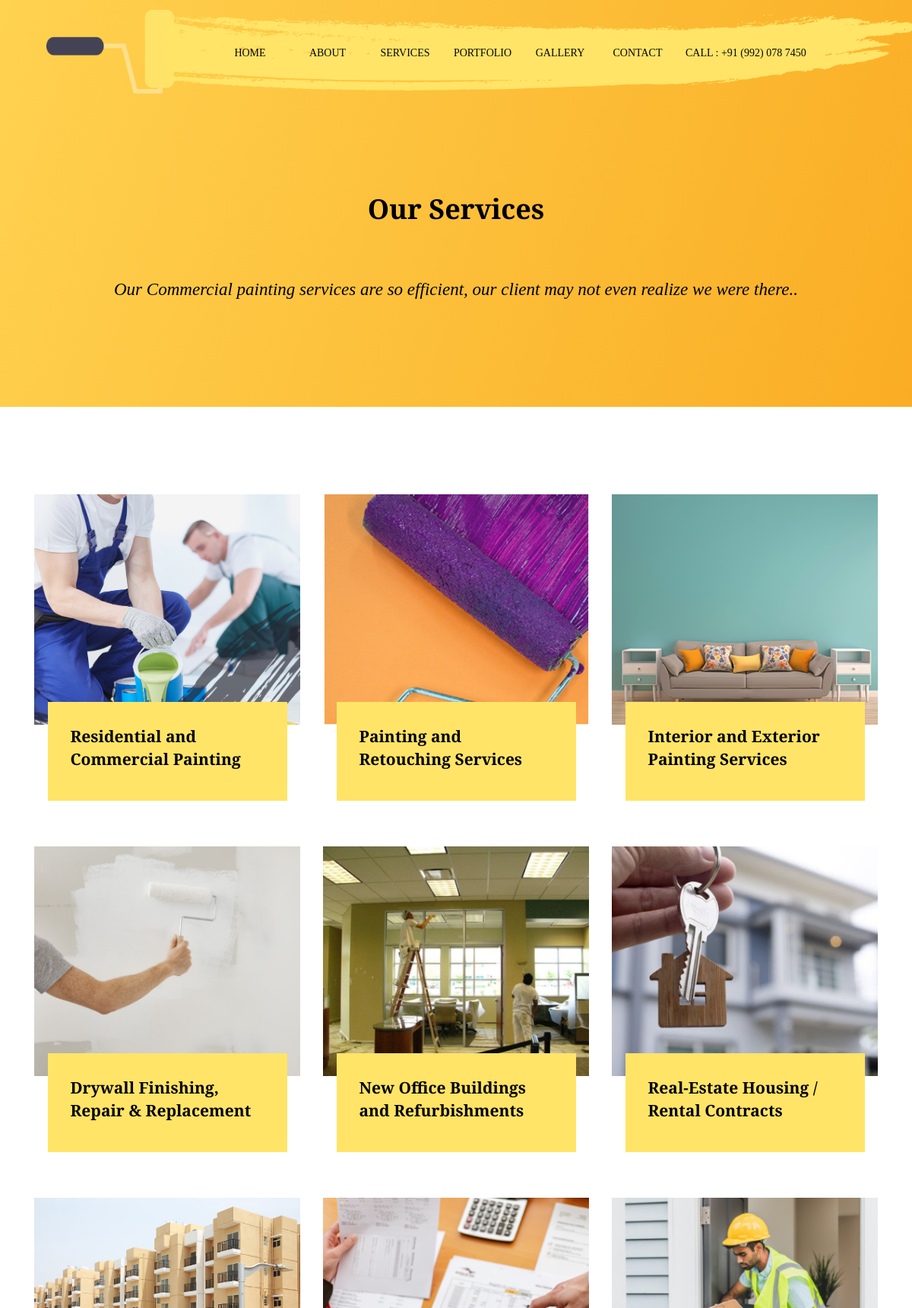
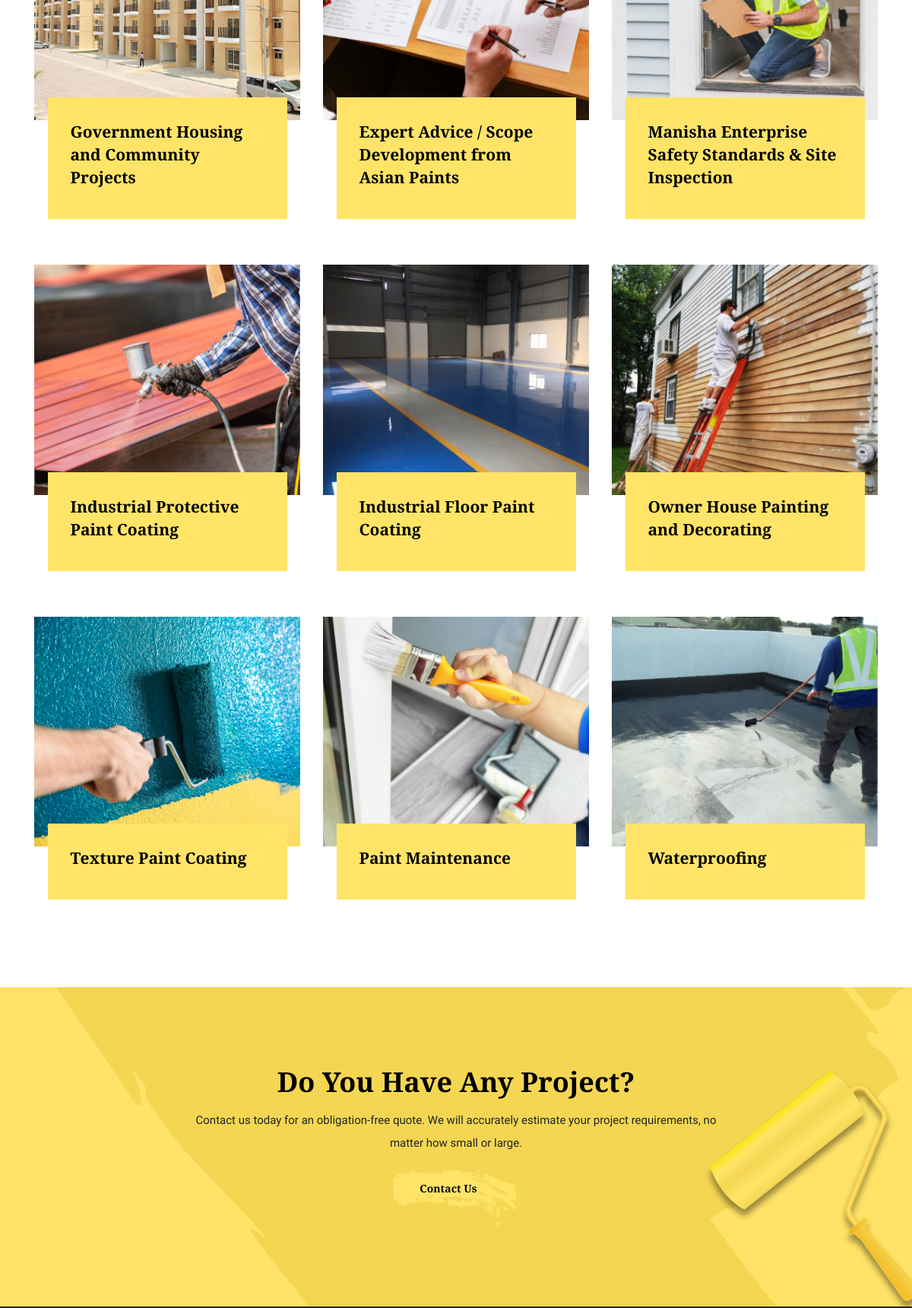
/services (upper part), run on the app's committed database (2 pictures, top to bottom).
### Main/models.py (models this page shows, shortened)
class WebsiteDetail(models.Model):
    homepage_heading = models.CharField(max_length=200)
    homepage_description = models.TextField()
    homepage_about_us = RichTextField()
    On_Going_Project_Heading = models.CharField(max_length=200)
    On_Going_Project_Description = models.TextField()
    gallery_heading = models.CharField(max_length=200)
    gallery_description = models.TextField()
    bottom_contact_detail = models.TextField()
    about_company_footer = RichTextField()
    about_page_heading = models.CharField(max_length=200)
    about_first_image = models.ImageField(upload_to='pics/about')
    about_first_detail = RichTextField()
    about_second_image = models.ImageField(upload_to='pics/about')
    about_second_detail = RichTextField()
    phone_number = models.CharField(max_length=20)
    contact_email = models.CharField(max_length=50)
    short_address = models.CharField(max_length=150)
    linked_by = models.CharField(max_length=15)

class Service(models.Model):
    name = models.CharField(max_length=200)
    description = models.TextField()
    image = models.ImageField(upload_to='pics/service')

### Main/views.py (the view)
# urls.py: path('services', views.services, name='services'),
def services(request):
    website = WebsiteDetail.objects.get(linked_by='Website Details')
    services = Service.objects.all()
    first_five_services = services[:3]
    return render(request, 'services.html', {"services":services, 'website':website, "first_five_services": first_five_services})

### Templates/services.html (shortened to what this page needs)
{% load static %}
<!DOCTYPE html>
<html lang="en">
<head>
    <link rel="stylesheet" href="{% static 'css/font-awosome.css' %}">
    <link rel="stylesheet" href="{% static 'font/flaticon.css' %}">
    <link rel="stylesheet" href="{% static 'css/animate.min.css' %}">
    <link rel="stylesheet" href="{% static 'css/jquery.fancybox.min.css' %}">
    <link rel="stylesheet" href="{% static 'css/jquery-ui.css' %}">
    <link rel="stylesheet" href="{% static 'css/bootstrap.min.css' %}">
    <link rel="stylesheet" href="{% static 'css/style.css' %}">
    <link rel="stylesheet" href="{% static 'css/responsive.css' %}">
</head>
<body>
    <header class="header-area">
        <div class="container">
            <div class="paint-nav nav-fixed">
                <nav class="navbar navbar-expand-lg navbar-light bg-light">
                    <a class="navbar-brand" href="/"><img src="{% static 'images/logo.png' %}" alt="Manisha Enterprice"></a>
                    <div class="collapse navbar-collapse" id="navbarNav">
                        <ul class="navbar-nav hp-1-nav ml-auto mt-2">
                            <li class="nav-item  dropdown">
                                <a class="nav-link" href="/">Home</a>
                            </li>
                            <li class="nav-item  dropdown">
                                <a class="nav-link" href="{% url 'about' %}">About</a>
                            </li>
                            <li class="nav-item  dropdown">
                                <a class="nav-link" href="{% url 'services' %}">Services</a>
                            </li>
                            <li class="nav-item ">
                                <a class="nav-link" href="{% url 'portfolio' %}">Portfolio</a>
                            </li>
                            <li class="nav-item">
                                <a class="nav-link" href="{% url 'gallery' %}">Gallery</a>
                            </li>
                            <li class="nav-item ">
                                <a class="nav-link" href="{% url 'contact' %}">Contact</a>
                            </li>
                            <li class="nav-item">
                                <a class="nav-link last" href="tel:{{website.phone_number}}">Call : {{website.phone_number}}</a>
                            </li>
                        </ul>
                    </div>
                </nav>
            </div>
        </div>
    </header>
    <section class="service-area">
        <div class="container">
            <div class="row">
                <h1 class="wow zoomIn" data-wow-delay=".3s">Our Services
                    <br><br>
                    <small>
                        <small><em>Our Commercial painting services are so efficient, our client may not even realize we were there..</em></small>
                    </small>
                </h1>
            </div>
        </div>
    </section>
    <section class="our-service">
        <div class="container">
            <div class="Exclusive-service">
                <div class="row">
                    {% for service in services %}
                    <div class="col-md-4">
                        <div class="s-2-single-service">
                            <div class="s-2-image wow fadeInUp" data-wow-delay=".4s">
                                <img src="{{service.image.url}}" alt="{{service.name}}">
                            </div>
                            <div class="ss-2-content wow fadeInDown" data-wow-delay=".5s">
                                <h3>{{service.name}}</h3>
                            </div>
                        </div>
                    </div>
                    {% endfor %}
                </div>
            </div>
        </div>
    </section>
    <section class="project-ask">
        <div class="container">
            <div class="pro-ask-content">
                <h1 data-aos="slide-in-left">Do You Have Any Project?</h1>
                <p>{{website.bottom_contact_detail}}</p>
                <div class="btn-contact wow zoomIn" data-wow-delay=".5s">
                    <span class="con-btn"><a href="{% url 'contact' %}">Contact Us</a></span>
                </div>
            </div>
        </div>
    </section>
</body>
</html>

### static/css/style.css (style rules this page uses)
h1, h2, h3, h4, h5, h6 { margin: 0; font-family: "Arvo", serif; font-weight: 700; color: #000; letter-spacing: 0px; }
a { color: #060707; }
h1 { font-size: 36px; line-height: 50px; letter-spacing: 0px; margin-bottom: 0px; }
h3 { font-size: 24px; line-height: 30px; margin-bottom: 0px; }
p { font-family: "Muli", sans-serif; font-size: 15px; font-weight: normal; letter-spacing: 0; line-height: 30px; margin: 0; }
* { -webkit-box-sizing: border-box; -moz-box-sizing: border-box; box-sizing: border-box; }
.paint-nav .navbar-brand img { height: 110px; }
.paint-nav .navbar-light .navbar-nav li.nav-item { padding: 12px 0px 5px; height: 50px; cursor: pointer; position: relative; margin-top: 18px; min-width: 102px; text-align: center; }
.paint-nav .navbar-light .navbar-nav .nav-link { padding: 10px 12px; cursor: pointer; text-align: center; display: inline-block; font-size: 14px; font-family: "Arvo", serif; text-transform: uppercase; color: rgb(5, 5, 5); }
.paint-nav .navbar-light .navbar-nav li.nav-item.dropdown > a { position: relative; }
.paint-nav .navbar-light .navbar-nav li.nav-item.dropdown > a:after { position: absolute; content: "\f0d7"; font-family: fontawesome; right: 0px; top: 10px; display: none; }
.paint-nav .bg-light { background-color: transparent !important; }
header.header-area { position: absolute; z-index: 20000; top: 0; right: 0; left: 0; }
.navbar-nav.hp-1-nav { background-image: url(../images/nav-backg.png); left: 172px; width: 90%; height: 100px; top: 11px; padding-left: 61px; background-size: contain; background-repeat: no-repeat; position: absolute; }
.btn-contact { -webkit-mask: url(../images/li.svg) no-repeat; background-color: #ffe468; width: 200px; margin: 0px auto; transition: 0.5s ease; padding: 50px 0px; position: relative; }
.btn-contact::after { content: ""; height: 100%; padding: 50px 0px; position: absolute; width: 0; top: 0; left: 0; background-color: #ffa868; transition: 0.9s ease; }
.con-btn { position: absolute; font-family: "Arvo", serif; line-height: 90px; font-size: 14px; left: 0; right: 20px; top: 0; z-index: 1; font-weight: 600; }
.project-ask { background: url(../images/proj-ask.png); width: 100%; text-align: center; overflow: hidden; background-position: center; background-repeat: no-repeat; background-size: cover; }
.pro-ask-content h1 { font-weight: 600; }
.pro-ask-content { padding: 100px 0px; }
.pro-ask-content p { width: 66%; padding-top: 10px; margin: 0px auto; }
.Exclusive-service { padding: 50px 0px; }
.service-area { text-align: center; position: relative; overflow: hidden; top: 0; left: 0; right: 0; width: 100%; background-image: -moz-linear-gradient( -18deg, rgb(255, 210, 80) 0%, rgb(250, 173, 36) 100% ); background-image: -webkit-linear-gradient( -18deg, rgb(255, 210, 80) 0%, rgb(250, 173, 36) 100% ); background-image: -ms-linear-gradient( -18deg, rgb(255, 210, 80) 0%, rgb(250, 173, 36) 100% ); }
.service-area h1 { padding: 250px 0px 130px 0px; text-align: center; margin: 0 auto; }
section.our-service { padding-top: 50px; padding-bottom: 20px; }
.s-2-single-service { position: relative; margin: 15px auto; }
.s-2-image img { width: 100%; }
.ss-2-content { position: relative; padding: 30px; width: 90%; left: 5%; top: -30px; background: rgb(255, 228, 104); }
.ss-2-content h3 { font-size: 21px; padding-bottom: 10px; }
::placeholder { color: #d0d0d0 !important; }
* { box-sizing: border-box; }

### data on the page
WebsiteDetail: phone_number "+91 (992) 078 7450", bottom_contact_detail "Contact us today for an obligation-free quote. We will accurately estimate your project requirements, no matter how small or large."
Service: image (picture), name "Residential and Commercial Painting"
Service: image (picture), name "Painting and Retouching Services"
Service: image (picture), name "Interior and Exterior Painting Services"
Service: image (picture), name "Drywall Finishing, Repair & Replacement"
Service: image (picture), name "New Office Buildings and Refurbishments"
Service: image (picture), name "Real-Estate Housing / Rental Contracts"
Service: image (picture), name "Government Housing and Community Projects"
Service: image (picture), name "Expert Advice / Scope Development from Asian Paints"
Service: image (picture), name "Manisha Enterprise Safety Standards & Site Inspection"
Service: image (picture), name "Industrial Protective Paint Coating"
Service: image (picture), name "Industrial Floor Paint Coating"
Service: image (picture), name "Owner House Painting and Decorating"
Service: image (picture), name "Texture Paint Coating"
Service: image (picture), name "Paint Maintenance"
Service: image (picture), name "Waterproofing"
